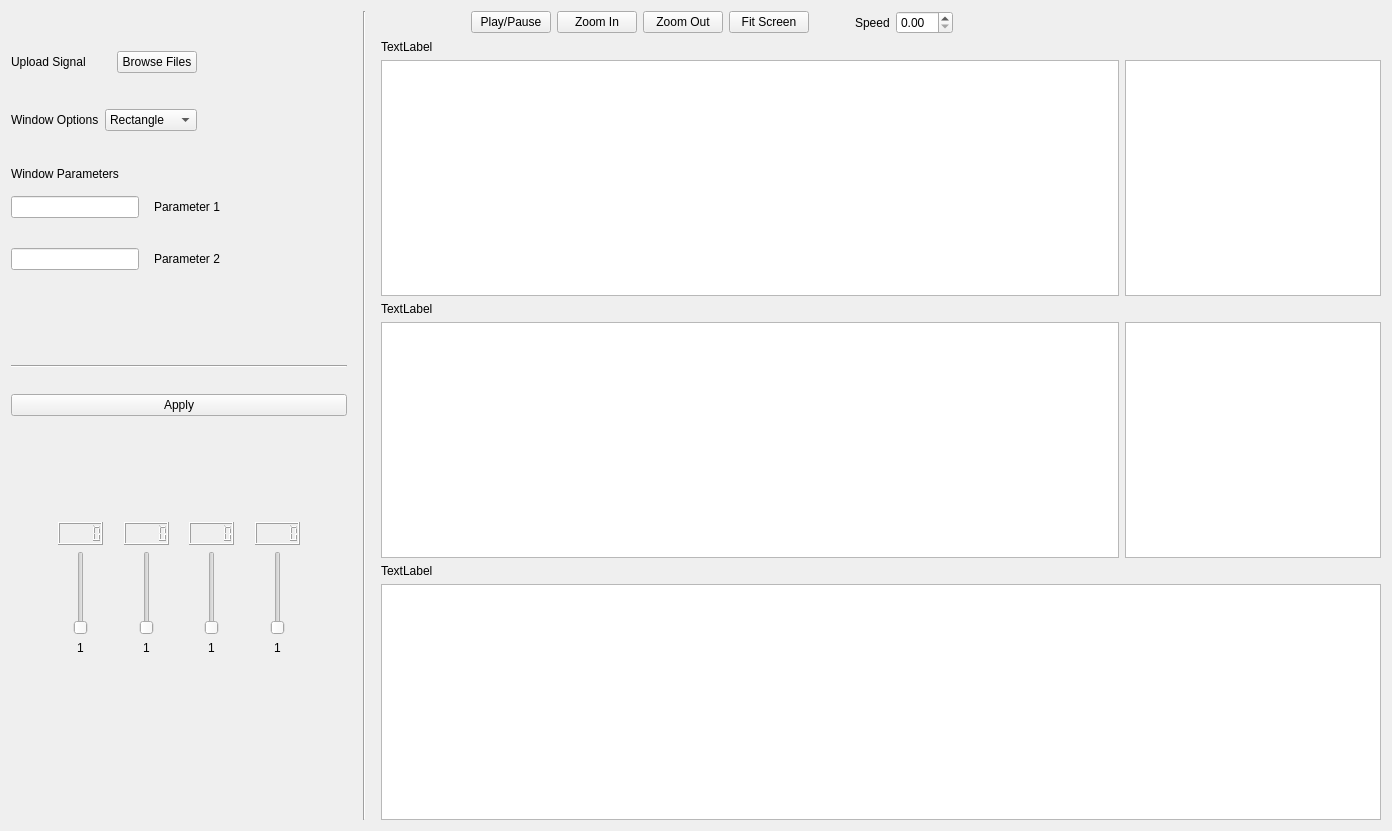
      <widget class="QWidget" name="tab_4">
       <attribute name="title">
        <string>Animal Sounds Mode</string>
       </attribute>
       <layout class="QHBoxLayout" name="horizontalLayout_22" stretch="0,0,3">
        <item>
         <layout class="QVBoxLayout" name="verticalLayout_63">
          <property name="rightMargin">
           <number>10</number>
          </property>
          <item>
           <spacer name="verticalSpacer_5">
            <property name="orientation">
             <enum>Qt::Vertical</enum>
            </property>
            <property name="sizeType">
             <enum>QSizePolicy::Fixed</enum>
            </property>
            <property name="sizeHint" stdset="0">
             <size>
              <width>20</width>
              <height>40</height>
             </size>
            </property>
           </spacer>
          </item>
          <item>
           <layout class="QHBoxLayout" name="horizontalLayout_18">
            <property name="bottomMargin">
             <number>30</number>
            </property>
            <item>
             <widget class="QLabel" name="label_56">
              <property name="sizePolicy">
               <sizepolicy hsizetype="Fixed" vsizetype="Preferred">
                <horstretch>0</horstretch>
                <verstretch>0</verstretch>
               </sizepolicy>
              </property>
              <property name="minimumSize">
               <size>
                <width>100</width>
                <height>0</height>
               </size>
              </property>
              <property name="text">
               <string>Upload Signal</string>
              </property>
             </widget>
            </item>
            <item alignment="Qt::AlignLeft">
             <widget class="QPushButton" name="pushButton_22">
              <property name="sizePolicy">
               <sizepolicy hsizetype="Expanding" vsizetype="Fixed">
                <horstretch>0</horstretch>
                <verstretch>0</verstretch>
               </sizepolicy>
              </property>
              <property name="text">
               <string>Browse Files</string>
              </property>
             </widget>
            </item>
            <item>
             <spacer name="horizontalSpacer_28">
              <property name="orientation">
               <enum>Qt::Horizontal</enum>
              </property>
              <property name="sizeType">
               <enum>QSizePolicy::Fixed</enum>
              </property>
              <property name="sizeHint" stdset="0">
               <size>
                <width>150</width>
                <height>20</height>
               </size>
              </property>
             </spacer>
            </item>
           </layout>
          </item>
          <item>
           <layout class="QHBoxLayout" name="horizontalLayout_19">
            <property name="bottomMargin">
             <number>30</number>
            </property>
            <item>
             <widget class="QLabel" name="label_57">
              <property name="text">
               <string>Window Options</string>
              </property>
             </widget>
            </item>
            <item>
             <widget class="QComboBox" name="comboBox_6">
              <property name="sizePolicy">
               <sizepolicy hsizetype="Expanding" vsizetype="Fixed">
                <horstretch>0</horstretch>
                <verstretch>0</verstretch>
               </sizepolicy>
              </property>
              <item>
               <property name="text">
                <string>Rectangle</string>
               </property>
              </item>
              <item>
               <property name="text">
                <string>Hamming</string>
               </property>
              </item>
              <item>
               <property name="text">
                <string>Hanning</string>
               </property>
              </item>
              <item>
               <property name="text">
                <string>Gaussian</string>
               </property>
              </item>
             </widget>
            </item>
            <item>
             <spacer name="horizontalSpacer_29">
              <property name="orientation">
               <enum>Qt::Horizontal</enum>
              </property>
              <property name="sizeType">
               <enum>QSizePolicy::Fixed</enum>
              </property>
              <property name="sizeHint" stdset="0">
               <size>
                <width>150</width>
                <height>20</height>
               </size>
              </property>
             </spacer>
            </item>
           </layout>
          </item>
          <item>
           <layout class="QVBoxLayout" name="verticalLayout_35">
            <property name="spacing">
             <number>15</number>
            </property>
            <property name="bottomMargin">
             <number>20</number>
            </property>
            <item>
             <widget class="QLabel" name="label_58">
              <property name="text">
               <string>Window Parameters</string>
              </property>
             </widget>
            </item>
            <item>
             <layout class="QHBoxLayout" name="horizontalLayout_20">
              <property name="bottomMargin">
               <number>15</number>
              </property>
              <item>
               <widget class="QLineEdit" name="lineEdit_9"/>
              </item>
              <item>
               <widget class="QLabel" name="label_59">
                <property name="text">
                 <string>Parameter 1</string>
                </property>
               </widget>
              </item>
              <item>
               <spacer name="horizontalSpacer_30">
                <property name="orientation">
                 <enum>Qt::Horizontal</enum>
                </property>
                <property name="sizeHint" stdset="0">
                 <size>
                  <width>40</width>
                  <height>20</height>
                 </size>
                </property>
               </spacer>
              </item>
             </layout>
            </item>
            <item>
             <layout class="QHBoxLayout" name="horizontalLayout_21">
              <property name="bottomMargin">
               <number>80</number>
              </property>
              <item>
               <widget class="QLineEdit" name="lineEdit_10"/>
              </item>
              <item>
               <widget class="QLabel" name="label_60">
                <property name="text">
                 <string>Parameter 2</string>
                </property>
               </widget>
              </item>
              <item>
               <spacer name="horizontalSpacer_31">
                <property name="orientation">
                 <enum>Qt::Horizontal</enum>
                </property>
                <property name="sizeHint" stdset="0">
                 <size>
                  <width>40</width>
                  <height>20</height>
                 </size>
                </property>
               </spacer>
              </item>
             </layout>
            </item>
            <item>
             <widget class="Line" name="line_7">
              <property name="orientation">
               <enum>Qt::Horizontal</enum>
              </property>
             </widget>
            </item>
           </layout>
          </item>
          <item>
           <widget class="QPushButton" name="pushButton_8">
            <property name="text">
             <string>Apply</string>
            </property>
           </widget>
          </item>
          <item>
           <spacer name="verticalSpacer_6">
            <property name="orientation">
             <enum>Qt::Vertical</enum>
            </property>
            <property name="sizeType">
             <enum>QSizePolicy::Fixed</enum>
            </property>
            <property name="sizeHint" stdset="0">
             <size>
              <width>20</width>
              <height>100</height>
             </size>
            </property>
           </spacer>
          </item>
          <item>
           <layout class="QHBoxLayout" name="horizontalLayout_36">
            <property name="bottomMargin">
             <number>15</number>
            </property>
            <item>
             <spacer name="horizontalSpacer_32">
              <property name="orientation">
               <enum>Qt::Horizontal</enum>
              </property>
              <property name="sizeType">
               <enum>QSizePolicy::Fixed</enum>
              </property>
              <property name="sizeHint" stdset="0">
               <size>
                <width>40</width>
                <height>20</height>
               </size>
              </property>
             </spacer>
            </item>
            <item>
             <layout class="QVBoxLayout" name="verticalLayout_36">
              <item alignment="Qt::AlignHCenter">
               <widget class="QLCDNumber" name="lcdNumber_21">
                <property name="maximumSize">
                 <size>
                  <width>45</width>
                  <height>16777215</height>
                 </size>
                </property>
               </widget>
              </item>
              <item alignment="Qt::AlignHCenter">
               <widget class="QSlider" name="verticalSlider_36">
                <property name="orientation">
                 <enum>Qt::Vertical</enum>
                </property>
               </widget>
              </item>
              <item alignment="Qt::AlignHCenter">
               <widget class="QLabel" name="label_61">
                <property name="text">
                 <string>1</string>
                </property>
               </widget>
              </item>
             </layout>
            </item>
            <item>
             <layout class="QVBoxLayout" name="verticalLayout_37">
              <item alignment="Qt::AlignHCenter">
               <widget class="QLCDNumber" name="lcdNumber_22">
                <property name="maximumSize">
                 <size>
                  <width>45</width>
                  <height>16777215</height>
                 </size>
                </property>
               </widget>
              </item>
              <item alignment="Qt::AlignHCenter">
               <widget class="QSlider" name="verticalSlider_37">
                <property name="orientation">
                 <enum>Qt::Vertical</enum>
                </property>
               </widget>
              </item>
              <item alignment="Qt::AlignHCenter">
               <widget class="QLabel" name="label_62">
                <property name="text">
                 <string>1</string>
                </property>
               </widget>
              </item>
             </layout>
            </item>
            <item>
             <layout class="QVBoxLayout" name="verticalLayout_38">
              <item alignment="Qt::AlignHCenter">
               <widget class="QLCDNumber" name="lcdNumber_23">
                <property name="maximumSize">
                 <size>
                  <width>45</width>
                  <height>16777215</height>
                 </size>
                </property>
               </widget>
              </item>
              <item alignment="Qt::AlignHCenter">
               <widget class="QSlider" name="verticalSlider_38">
                <property name="orientation">
                 <enum>Qt::Vertical</enum>
                </property>
               </widget>
              </item>
              <item alignment="Qt::AlignHCenter">
               <widget class="QLabel" name="label_63">
                <property name="text">
                 <string>1</string>
                </property>
               </widget>
              </item>
             </layout>
            </item>
            <item>
             <layout class="QVBoxLayout" name="verticalLayout_39">
              <item alignment="Qt::AlignHCenter">
               <widget class="QLCDNumber" name="lcdNumber_24">
                <property name="maximumSize">
                 <size>
                  <width>45</width>
                  <height>16777215</height>
                 </size>
                </property>
               </widget>
              </item>
              <item alignment="Qt::AlignHCenter">
               <widget class="QSlider" name="verticalSlider_39">
                <property name="orientation">
                 <enum>Qt::Vertical</enum>
                </property>
               </widget>
              </item>
              <item alignment="Qt::AlignHCenter">
               <widget class="QLabel" name="label_64">
                <property name="text">
                 <string>1</string>
                </property>
               </widget>
              </item>
             </layout>
            </item>
            <item>
             <spacer name="horizontalSpacer_33">
              <property name="orientation">
               <enum>Qt::Horizontal</enum>
              </property>
              <property name="sizeType">
               <enum>QSizePolicy::Fixed</enum>
              </property>
              <property name="sizeHint" stdset="0">
               <size>
                <width>40</width>
                <height>20</height>
               </size>
              </property>
             </spacer>
            </item>
           </layout>
          </item>
          <item>
           <spacer name="verticalSpacer_3">
            <property name="orientation">
             <enum>Qt::Vertical</enum>
            </property>
            <property name="sizeType">
             <enum>QSizePolicy::Fixed</enum>
            </property>
            <property name="sizeHint" stdset="0">
             <size>
              <width>20</width>
              <height>150</height>
             </size>
            </property>
           </spacer>
          </item>
         </layout>
        </item>
        <item>
         <widget class="Line" name="line_3">
          <property name="maximumSize">
           <size>
            <width>2</width>
            <height>16777215</height>
           </size>
          </property>
          <property name="orientation">
           <enum>Qt::Vertical</enum>
          </property>
         </widget>
        </item>
        <item>
         <layout class="QVBoxLayout" name="verticalLayout_31">
          <property name="leftMargin">
           <number>10</number>
          </property>
          <item>
           <layout class="QHBoxLayout" name="horizontalLayout_15">
            <item>
             <spacer name="horizontalSpacer_27">
              <property name="orientation">
               <enum>Qt::Horizontal</enum>
              </property>
              <property name="sizeType">
               <enum>QSizePolicy::Fixed</enum>
              </property>
              <property name="sizeHint" stdset="0">
               <size>
                <width>90</width>
                <height>20</height>
               </size>
              </property>
             </spacer>
            </item>
            <item>
             <widget class="QPushButton" name="pushButton_18">
              <property name="text">
               <string>Play/Pause</string>
              </property>
             </widget>
            </item>
            <item>
             <widget class="QPushButton" name="pushButton_19">
              <property name="text">
               <string>Zoom In</string>
              </property>
             </widget>
            </item>
            <item>
             <widget class="QPushButton" name="pushButton_20">
              <property name="text">
               <string>Zoom Out</string>
              </property>
             </widget>
            </item>
            <item>
             <widget class="QPushButton" name="pushButton_21">
              <property name="text">
               <string>Fit Screen</string>
              </property>
             </widget>
            </item>
            <item>
             <spacer name="horizontalSpacer_5">
              <property name="orientation">
               <enum>Qt::Horizontal</enum>
              </property>
              <property name="sizeType">
               <enum>QSizePolicy::Fixed</enum>
              </property>
              <property name="sizeHint" stdset="0">
               <size>
                <width>40</width>
                <height>20</height>
               </size>
              </property>
             </spacer>
            </item>
            <item alignment="Qt::AlignLeft">
             <widget class="QLabel" name="label_52">
              <property name="text">
               <string>Speed</string>
              </property>
             </widget>
            </item>
            <item>
             <widget class="QDoubleSpinBox" name="doubleSpinBox_3">
              <property name="sizePolicy">
               <sizepolicy hsizetype="Minimum" vsizetype="Fixed">
                <horstretch>0</horstretch>
                <verstretch>0</verstretch>
               </sizepolicy>
              </property>
             </widget>
            </item>
            <item>
             <spacer name="horizontalSpacer_6">
              <property name="orientation">
               <enum>Qt::Horizontal</enum>
              </property>
              <property name="sizeHint" stdset="0">
               <size>
                <width>40</width>
                <height>20</height>
               </size>
              </property>
             </spacer>
            </item>
           </layout>
          </item>
          <item>
           <layout class="QVBoxLayout" name="verticalLayout_32">
            <item>
             <widget class="QLabel" name="label_53">
              <property name="text">
               <string>TextLabel</string>
              </property>
             </widget>
            </item>
            <item>
             <layout class="QHBoxLayout" name="horizontalLayout_16" stretch="1,0">
              <item>
               <widget class="PlotWidget" name="graphicsView_21"/>
              </item>
              <item>
               <widget class="QGraphicsView" name="graphicsView_22"/>
              </item>
             </layout>
            </item>
           </layout>
          </item>
          <item>
           <layout class="QVBoxLayout" name="verticalLayout_33">
            <item>
             <widget class="QLabel" name="label_54">
              <property name="text">
               <string>TextLabel</string>
              </property>
             </widget>
            </item>
            <item>
             <layout class="QHBoxLayout" name="horizontalLayout_17" stretch="1,0">
              <item>
               <widget class="PlotWidget" name="graphicsView_23"/>
              </item>
              <item>
               <widget class="QGraphicsView" name="graphicsView_24"/>
              </item>
             </layout>
            </item>
           </layout>
          </item>
          <item>
           <layout class="QVBoxLayout" name="verticalLayout_34">
            <item>
             <widget class="QLabel" name="label_55">
              <property name="text">
               <string>TextLabel</string>
              </property>
             </widget>
            </item>
            <item alignment="Qt::AlignHCenter">
             <widget class="PlotWidget" name="graphicsView_25">
              <property name="sizePolicy">
               <sizepolicy hsizetype="Expanding" vsizetype="Expanding">
                <horstretch>0</horstretch>
                <verstretch>0</verstretch>
               </sizepolicy>
              </property>
              <property name="minimumSize">
               <size>
                <width>1000</width>
                <height>0</height>
               </size>
              </property>
              <property name="maximumSize">
               <size>
                <width>16777215</width>
                <height>16777215</height>
               </size>
              </property>
             </widget>
            </item>
           </layout>
          </item>
         </layout>
        </item>
       </layout>
      </widget>
